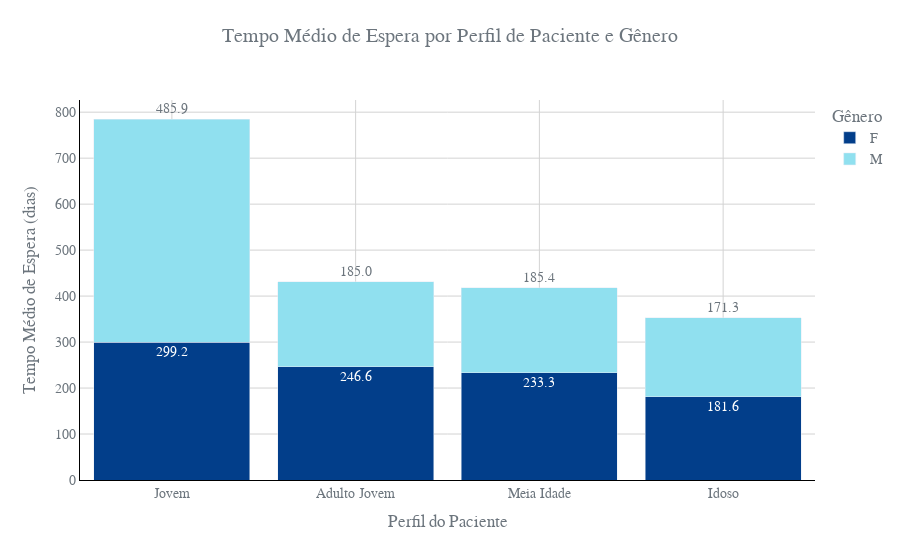

Write notebook code for a chart like this one.
### Code cell
# Agrupar dados por perfil e gênero
df_perfil_group = (
    df_perfil.groupby(['perfil_paciente', 'genero'])['tempo_entre_fav_e_primeira_dialise']
    .mean()
    .reset_index()
)

# Criar o gráfico de barras empilhadas
fig2_p3 = px.bar(
    df_perfil_group,
    x="perfil_paciente",
    y="tempo_entre_fav_e_primeira_dialise",
    color="genero",
    color_discrete_map=genero_cores,
    barmode="stack",
    text_auto=".1f",
    title="Tempo Médio de Espera entre FAV e Primeira Diálise por Perfil de Paciente e Gênero"
)

# Melhorias visuais e layout
fig2_p3.update_layout(
    title={
        'text': 'Tempo Médio de Espera por Perfil de Paciente e Gênero',
        'y': 0.95,
        'x': 0.5,
        'xanchor': 'center',
        'yanchor': 'top'
    },
    xaxis_title="Perfil do Paciente",
    yaxis_title="Tempo Médio de Espera (dias)",
    font=dict(
        family="Arial, sans-serif",
        size=14,
        color=paleta['cinza_texto']
    ),
    plot_bgcolor=paleta['fundo'],
    paper_bgcolor=paleta['fundo'],
    xaxis=dict(
        showline=True,
        linewidth=1,
        linecolor='black',
        gridcolor='lightgrey'
    ),
    yaxis=dict(
        showline=True,
        linewidth=1,
        linecolor='black',
        gridcolor='lightgrey'
    ),
    legend_title_text='Gênero',
    bargap=0.15
)

# Ajuste de rótulos nas barras
fig2_p3.update_traces(textposition='outside')

fig2_p3.show()

### Figure 1 — Plotly figure (JSON) as saved in the notebook; plotly's stock layout.template omitted (floating-point values rounded to 4 significant figures)
{"data": [{"hovertemplate": "genero=F<br>perfil_paciente=%{x}<br>tempo_entre_fav_e_primeira_dialise=%{y}<extra></extra>", "legendgroup": "F", "marker": {"color": "#023E8A", "pattern": {"shape": ""}}, "name": "F", "orientation": "v", "showlegend": true, "textposition": "outside", "texttemplate": "%{y:.1f}", "type": "bar", "x": ["Jovem", "Adulto Jovem", "Meia Idade", "Idoso"], "xaxis": "x", "y": [299.2, 246.6, 233.3, 181.6], "yaxis": "y"}, {"hovertemplate": "genero=M<br>perfil_paciente=%{x}<br>tempo_entre_fav_e_primeira_dialise=%{y}<extra></extra>", "legendgroup": "M", "marker": {"color": "#90E0EF", "pattern": {"shape": ""}}, "name": "M", "orientation": "v", "showlegend": true, "textposition": "outside", "texttemplate": "%{y:.1f}", "type": "bar", "x": ["Jovem", "Adulto Jovem", "Meia Idade", "Idoso"], "xaxis": "x", "y": [485.9, 185.0, 185.4, 171.3], "yaxis": "y"}], "layout": {"bargap": 0.15, "barmode": "stack", "font": {"color": "#6C757D", "family": "Arial, sans-serif", "size": 14}, "legend": {"title": {"text": "Gênero"}, "tracegroupgap": 0}, "paper_bgcolor": "#FFFFFF", "plot_bgcolor": "#FFFFFF", "title": {"text": "Tempo Médio de Espera por Perfil de Paciente e Gênero", "x": 0.5, "xanchor": "center", "y": 0.95, "yanchor": "top"}, "xaxis": {"anchor": "y", "domain": [0, 1], "gridcolor": "lightgrey", "linecolor": "black", "linewidth": 1, "showline": true, "title": {"text": "Perfil do Paciente"}}, "yaxis": {"anchor": "x", "domain": [0, 1], "gridcolor": "lightgrey", "linecolor": "black", "linewidth": 1, "showline": true, "title": {"text": "Tempo Médio de Espera (dias)"}}}}
